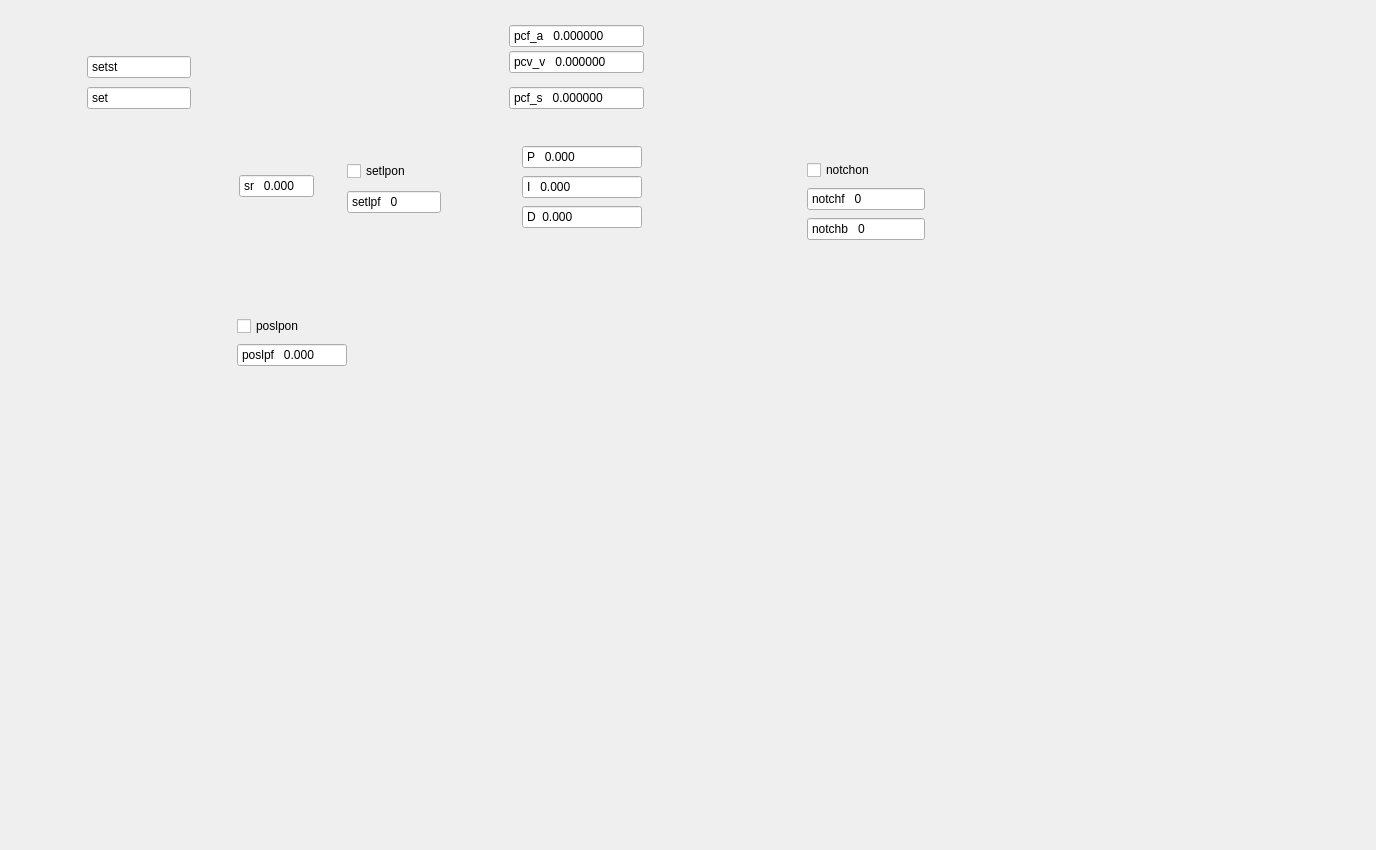
<?xml version="1.0" encoding="UTF-8"?>
<ui version="4.0">
 <class>nv200ControllerWidget</class>
 <widget class="QFrame" name="nv200ControllerWidget">
  <property name="geometry">
   <rect>
    <x>0</x>
    <y>0</y>
    <width>1376</width>
    <height>850</height>
   </rect>
  </property>
  <property name="windowTitle">
   <string>Frame</string>
  </property>
  <property name="autoFillBackground">
   <bool>false</bool>
  </property>
  <property name="styleSheet">
   <string notr="true">#nv200ControllerWidget{
background-image: url(:/assets/images/nv200_controller_structure.png);
background-repeat: no-repeat;}
</string>
  </property>
  <widget class="QDoubleSpinBox" name="doubleSpinBox_3">
   <property name="geometry">
    <rect>
     <x>239</x>
     <y>174</y>
     <width>75</width>
     <height>24</height>
    </rect>
   </property>
   <property name="sizePolicy">
    <sizepolicy hsizetype="Fixed" vsizetype="Fixed">
     <horstretch>0</horstretch>
     <verstretch>0</verstretch>
    </sizepolicy>
   </property>
   <property name="alignment">
    <set>Qt::AlignmentFlag::AlignLeading|Qt::AlignmentFlag::AlignLeft|Qt::AlignmentFlag::AlignVCenter</set>
   </property>
   <property name="buttonSymbols">
    <enum>QAbstractSpinBox::ButtonSymbols::NoButtons</enum>
   </property>
   <property name="prefix">
    <string>sr   </string>
   </property>
   <property name="decimals">
    <number>3</number>
   </property>
  </widget>
  <widget class="QSpinBox" name="spinBox">
   <property name="geometry">
    <rect>
     <x>347</x>
     <y>190</y>
     <width>94</width>
     <height>24</height>
    </rect>
   </property>
   <property name="buttonSymbols">
    <enum>QAbstractSpinBox::ButtonSymbols::NoButtons</enum>
   </property>
   <property name="prefix">
    <string>setlpf   </string>
   </property>
  </widget>
  <widget class="QCheckBox" name="checkBox_2">
   <property name="geometry">
    <rect>
     <x>807</x>
     <y>160</y>
     <width>96</width>
     <height>20</height>
    </rect>
   </property>
   <property name="text">
    <string>notchon</string>
   </property>
   <property name="toggleSwitch" stdset="0">
    <bool>true</bool>
   </property>
  </widget>
  <widget class="QSpinBox" name="spinBox_3">
   <property name="geometry">
    <rect>
     <x>807</x>
     <y>217</y>
     <width>118</width>
     <height>24</height>
    </rect>
   </property>
   <property name="buttonSymbols">
    <enum>QAbstractSpinBox::ButtonSymbols::NoButtons</enum>
   </property>
   <property name="prefix">
    <string>notchb   </string>
   </property>
  </widget>
  <widget class="QSpinBox" name="spinBox_2">
   <property name="geometry">
    <rect>
     <x>807</x>
     <y>187</y>
     <width>118</width>
     <height>24</height>
    </rect>
   </property>
   <property name="buttonSymbols">
    <enum>QAbstractSpinBox::ButtonSymbols::NoButtons</enum>
   </property>
   <property name="prefix">
    <string>notchf   </string>
   </property>
  </widget>
  <widget class="QDoubleSpinBox" name="iEdit">
   <property name="geometry">
    <rect>
     <x>522</x>
     <y>175</y>
     <width>120</width>
     <height>24</height>
    </rect>
   </property>
   <property name="sizePolicy">
    <sizepolicy hsizetype="Fixed" vsizetype="Fixed">
     <horstretch>0</horstretch>
     <verstretch>0</verstretch>
    </sizepolicy>
   </property>
   <property name="alignment">
    <set>Qt::AlignmentFlag::AlignLeading|Qt::AlignmentFlag::AlignLeft|Qt::AlignmentFlag::AlignVCenter</set>
   </property>
   <property name="buttonSymbols">
    <enum>QAbstractSpinBox::ButtonSymbols::NoButtons</enum>
   </property>
   <property name="prefix">
    <string>I   </string>
   </property>
   <property name="decimals">
    <number>3</number>
   </property>
  </widget>
  <widget class="QDoubleSpinBox" name="pcfsEdit">
   <property name="geometry">
    <rect>
     <x>509</x>
     <y>86</y>
     <width>135</width>
     <height>24</height>
    </rect>
   </property>
   <property name="sizePolicy">
    <sizepolicy hsizetype="Fixed" vsizetype="Fixed">
     <horstretch>0</horstretch>
     <verstretch>0</verstretch>
    </sizepolicy>
   </property>
   <property name="alignment">
    <set>Qt::AlignmentFlag::AlignLeading|Qt::AlignmentFlag::AlignLeft|Qt::AlignmentFlag::AlignVCenter</set>
   </property>
   <property name="buttonSymbols">
    <enum>QAbstractSpinBox::ButtonSymbols::NoButtons</enum>
   </property>
   <property name="prefix">
    <string>pcf_s   </string>
   </property>
   <property name="decimals">
    <number>6</number>
   </property>
  </widget>
  <widget class="QCheckBox" name="checkBox">
   <property name="geometry">
    <rect>
     <x>347</x>
     <y>161</y>
     <width>96</width>
     <height>20</height>
    </rect>
   </property>
   <property name="text">
    <string>setlpon</string>
   </property>
   <property name="toggleSwitch" stdset="0">
    <bool>true</bool>
   </property>
  </widget>
  <widget class="QDoubleSpinBox" name="doubleSpinBox">
   <property name="geometry">
    <rect>
     <x>87</x>
     <y>55</y>
     <width>104</width>
     <height>24</height>
    </rect>
   </property>
   <property name="sizePolicy">
    <sizepolicy hsizetype="Fixed" vsizetype="Fixed">
     <horstretch>0</horstretch>
     <verstretch>0</verstretch>
    </sizepolicy>
   </property>
   <property name="alignment">
    <set>Qt::AlignmentFlag::AlignLeading|Qt::AlignmentFlag::AlignLeft|Qt::AlignmentFlag::AlignVCenter</set>
   </property>
   <property name="readOnly">
    <bool>true</bool>
   </property>
   <property name="buttonSymbols">
    <enum>QAbstractSpinBox::ButtonSymbols::NoButtons</enum>
   </property>
   <property name="specialValueText">
    <string notr="true">setst</string>
   </property>
   <property name="prefix">
    <string>setst   </string>
   </property>
   <property name="decimals">
    <number>3</number>
   </property>
  </widget>
  <widget class="QDoubleSpinBox" name="pcfvEdit">
   <property name="geometry">
    <rect>
     <x>509</x>
     <y>50</y>
     <width>135</width>
     <height>24</height>
    </rect>
   </property>
   <property name="sizePolicy">
    <sizepolicy hsizetype="Fixed" vsizetype="Fixed">
     <horstretch>0</horstretch>
     <verstretch>0</verstretch>
    </sizepolicy>
   </property>
   <property name="alignment">
    <set>Qt::AlignmentFlag::AlignLeading|Qt::AlignmentFlag::AlignLeft|Qt::AlignmentFlag::AlignVCenter</set>
   </property>
   <property name="buttonSymbols">
    <enum>QAbstractSpinBox::ButtonSymbols::NoButtons</enum>
   </property>
   <property name="prefix">
    <string>pcv_v   </string>
   </property>
   <property name="decimals">
    <number>6</number>
   </property>
  </widget>
  <widget class="QDoubleSpinBox" name="dEdit">
   <property name="geometry">
    <rect>
     <x>522</x>
     <y>205</y>
     <width>120</width>
     <height>24</height>
    </rect>
   </property>
   <property name="sizePolicy">
    <sizepolicy hsizetype="Fixed" vsizetype="Fixed">
     <horstretch>0</horstretch>
     <verstretch>0</verstretch>
    </sizepolicy>
   </property>
   <property name="alignment">
    <set>Qt::AlignmentFlag::AlignLeading|Qt::AlignmentFlag::AlignLeft|Qt::AlignmentFlag::AlignVCenter</set>
   </property>
   <property name="buttonSymbols">
    <enum>QAbstractSpinBox::ButtonSymbols::NoButtons</enum>
   </property>
   <property name="prefix">
    <string>D  </string>
   </property>
   <property name="decimals">
    <number>3</number>
   </property>
  </widget>
  <widget class="QDoubleSpinBox" name="pEdit_2">
   <property name="geometry">
    <rect>
     <x>237</x>
     <y>343</y>
     <width>110</width>
     <height>24</height>
    </rect>
   </property>
   <property name="sizePolicy">
    <sizepolicy hsizetype="Fixed" vsizetype="Fixed">
     <horstretch>0</horstretch>
     <verstretch>0</verstretch>
    </sizepolicy>
   </property>
   <property name="alignment">
    <set>Qt::AlignmentFlag::AlignLeading|Qt::AlignmentFlag::AlignLeft|Qt::AlignmentFlag::AlignVCenter</set>
   </property>
   <property name="buttonSymbols">
    <enum>QAbstractSpinBox::ButtonSymbols::NoButtons</enum>
   </property>
   <property name="prefix">
    <string>poslpf   </string>
   </property>
   <property name="decimals">
    <number>3</number>
   </property>
  </widget>
  <widget class="QDoubleSpinBox" name="pcfaEdit">
   <property name="geometry">
    <rect>
     <x>509</x>
     <y>24</y>
     <width>135</width>
     <height>24</height>
    </rect>
   </property>
   <property name="sizePolicy">
    <sizepolicy hsizetype="Fixed" vsizetype="Fixed">
     <horstretch>0</horstretch>
     <verstretch>0</verstretch>
    </sizepolicy>
   </property>
   <property name="alignment">
    <set>Qt::AlignmentFlag::AlignLeading|Qt::AlignmentFlag::AlignLeft|Qt::AlignmentFlag::AlignVCenter</set>
   </property>
   <property name="buttonSymbols">
    <enum>QAbstractSpinBox::ButtonSymbols::NoButtons</enum>
   </property>
   <property name="prefix">
    <string>pcf_a   </string>
   </property>
   <property name="decimals">
    <number>6</number>
   </property>
  </widget>
  <widget class="QDoubleSpinBox" name="pEdit">
   <property name="geometry">
    <rect>
     <x>522</x>
     <y>145</y>
     <width>120</width>
     <height>24</height>
    </rect>
   </property>
   <property name="sizePolicy">
    <sizepolicy hsizetype="Fixed" vsizetype="Fixed">
     <horstretch>0</horstretch>
     <verstretch>0</verstretch>
    </sizepolicy>
   </property>
   <property name="alignment">
    <set>Qt::AlignmentFlag::AlignLeading|Qt::AlignmentFlag::AlignLeft|Qt::AlignmentFlag::AlignVCenter</set>
   </property>
   <property name="buttonSymbols">
    <enum>QAbstractSpinBox::ButtonSymbols::NoButtons</enum>
   </property>
   <property name="prefix">
    <string>P   </string>
   </property>
   <property name="decimals">
    <number>3</number>
   </property>
  </widget>
  <widget class="QDoubleSpinBox" name="doubleSpinBox_2">
   <property name="geometry">
    <rect>
     <x>87</x>
     <y>86</y>
     <width>104</width>
     <height>24</height>
    </rect>
   </property>
   <property name="sizePolicy">
    <sizepolicy hsizetype="Fixed" vsizetype="Fixed">
     <horstretch>0</horstretch>
     <verstretch>0</verstretch>
    </sizepolicy>
   </property>
   <property name="alignment">
    <set>Qt::AlignmentFlag::AlignLeading|Qt::AlignmentFlag::AlignLeft|Qt::AlignmentFlag::AlignVCenter</set>
   </property>
   <property name="readOnly">
    <bool>true</bool>
   </property>
   <property name="buttonSymbols">
    <enum>QAbstractSpinBox::ButtonSymbols::NoButtons</enum>
   </property>
   <property name="specialValueText">
    <string>set</string>
   </property>
   <property name="prefix">
    <string>set   </string>
   </property>
   <property name="decimals">
    <number>3</number>
   </property>
  </widget>
  <widget class="QCheckBox" name="checkBox_3">
   <property name="geometry">
    <rect>
     <x>237</x>
     <y>316</y>
     <width>105</width>
     <height>20</height>
    </rect>
   </property>
   <property name="text">
    <string>poslpon</string>
   </property>
   <property name="toggleSwitch" stdset="0">
    <bool>true</bool>
   </property>
  </widget>
 </widget>
 <resources>
  <include location="pysoworks.qrc"/>
 </resources>
 <connections/>
 <designerdata>
  <property name="gridDeltaX">
   <number>10</number>
  </property>
  <property name="gridDeltaY">
   <number>10</number>
  </property>
  <property name="gridSnapX">
   <bool>false</bool>
  </property>
  <property name="gridSnapY">
   <bool>false</bool>
  </property>
  <property name="gridVisible">
   <bool>true</bool>
  </property>
 </designerdata>
</ui>
